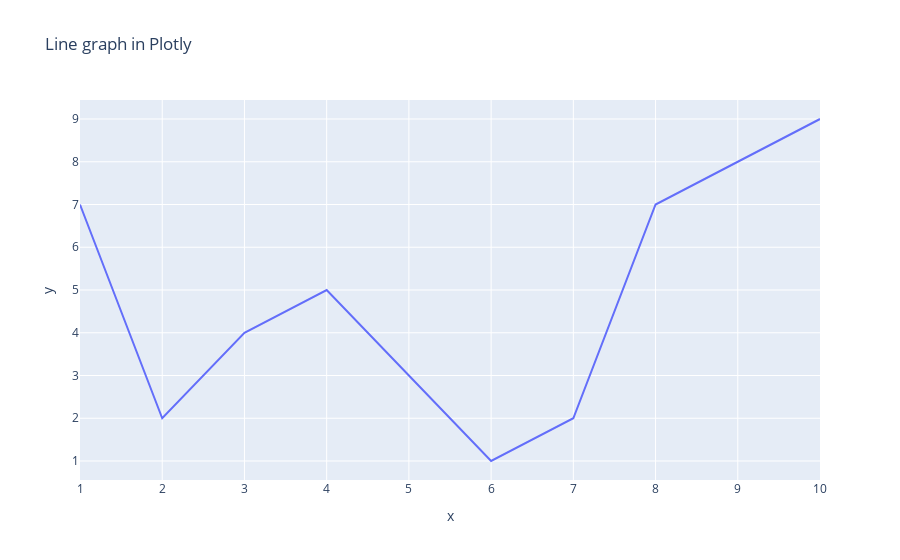

The cell this chart's notebook holds for it:
### Code cell
fig = ps.line(x=x, y=y, title="Line graph in Plotly")
fig.show()

### Figure 1 — Plotly figure (JSON) as saved in the notebook; plotly's stock layout.template omitted (floating-point values rounded to 4 significant figures)
{"data": [{"hovertemplate": "x=%{x}<br>y=%{y}<extra></extra>", "legendgroup": "", "line": {"color": "#636efa", "dash": "solid"}, "marker": {"symbol": "circle"}, "mode": "lines", "name": "", "orientation": "v", "showlegend": false, "type": "scatter", "x": [1, 2, 3, 4, 5, 6, 7, 8, 9, 10], "xaxis": "x", "y": [7, 2, 4, 5, 3, 1, 2, 7, 8, 9], "yaxis": "y"}], "layout": {"legend": {"tracegroupgap": 0}, "title": {"text": "Line graph in Plotly"}, "xaxis": {"anchor": "y", "domain": [0, 1], "title": {"text": "x"}}, "yaxis": {"anchor": "x", "domain": [0, 1], "title": {"text": "y"}}}}
